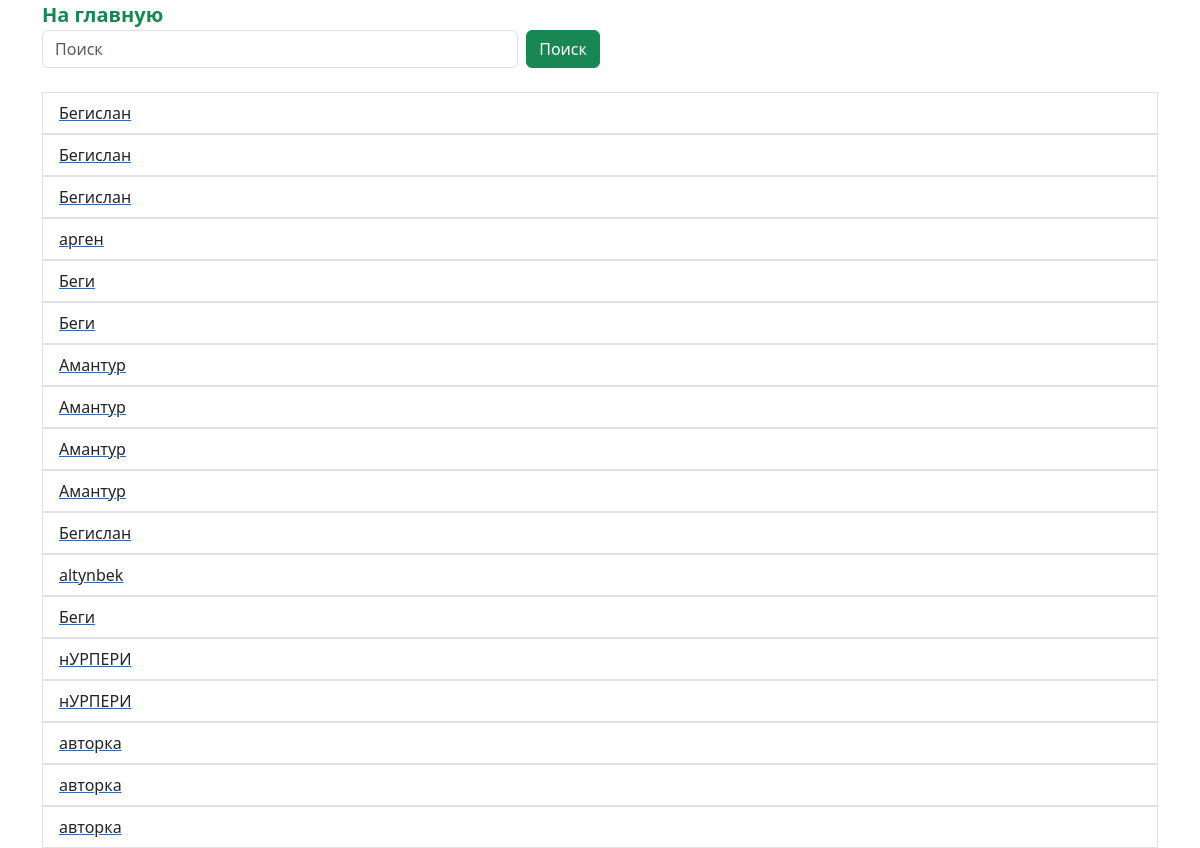
/list-portfolios, run on the app's committed database.
### core/models.py (models this page shows, shortened)
class Portfolio(models.Model):
    user = models.ForeignKey(CustomUser, on_delete=models.CASCADE, verbose_name='Пользователь')
    background = models.ImageField(upload_to='backgrounds/', verbose_name='Фон страницы', blank=True,
                                   null=True)
    menu = models.CharField(max_length=100, verbose_name='меню')
    content = RichTextField()
    active = models.BooleanField(default=False, verbose_name='актив')
    create_date = models.DateField(auto_now_add=True)
    update_date = models.DateField(auto_now=True, blank=True)

class CustomUser(AbstractUser):
    photo = models.ImageField(upload_to='user_photos/', verbose_name='Фото пользователя', blank=True, null=True)
    email = models.EmailField()
    phone = PhoneNumberField(verbose_name='Телефонный номер', blank=True, null=True, help_text="Введите номер телефона в формате: +123456789")

### core/views.py (the view)
# urls.py: path('list-portfolios', list_portfolios, name='list_portfolios')
def list_portfolios(request):
    port = Portfolio.objects.all()
    return render(request, 'core/list_portfolios.html', {'port': port})

### core/templates/core/list_portfolios.html (shortened to what this page needs)
<!DOCTYPE html>
<html lang="ru">
<head>
    <link href="https://cdn.jsdelivr.net/npm/bootstrap@5.3.3/dist/css/bootstrap.min.css" rel="stylesheet"
>
</head>
<body>
<div class="container">
    <div class="control w-50 mb-4">
        <a class="lead text-decoration-none fw-bolder text-success mb-4" href="{% url 'core' %}">На главную</a>
        <form class="d-flex mt-3 mt-lg-0" role="search">
            <input class="form-control me-2" type="search" placeholder="Поиск" aria-label="Search">
            <button class="btn btn-success" type="submit">Поиск</button>
        </form>
    </div>
    <ul class="list-group list-group-flush">
        {% for i in port %}
            <a href="user/{{ i.user.username }}">
                <li class="list-group-item">{{ i.user.first_name }}</li>
            </a>
        {% endfor %}
    </ul>
</div>
</body>
</html>

### core/templates/core/list_portfolios.html (style rules this page uses)
body { display: flex; align-items: center; min-height: 100vh; }

### data on the page
Portfolio: user.first_name "Бегислан"
Portfolio: user.first_name "Бегислан"
Portfolio: user.first_name "Бегислан"
Portfolio: user.first_name "арген"
Portfolio: user.first_name "Беги"
Portfolio: user.first_name "Беги"
Portfolio: user.first_name "Амантур"
Portfolio: user.first_name "Амантур"
Portfolio: user.first_name "Амантур"
Portfolio: user.first_name "Амантур"
Portfolio: user.first_name "Бегислан"
Portfolio: user.first_name "altynbek"
Portfolio: user.first_name "Беги"
Portfolio: user.first_name "нУРПЕРИ"
Portfolio: user.first_name "нУРПЕРИ"
Portfolio: user.first_name "авторка"
Portfolio: user.first_name "авторка"
Portfolio: user.first_name "авторка"
